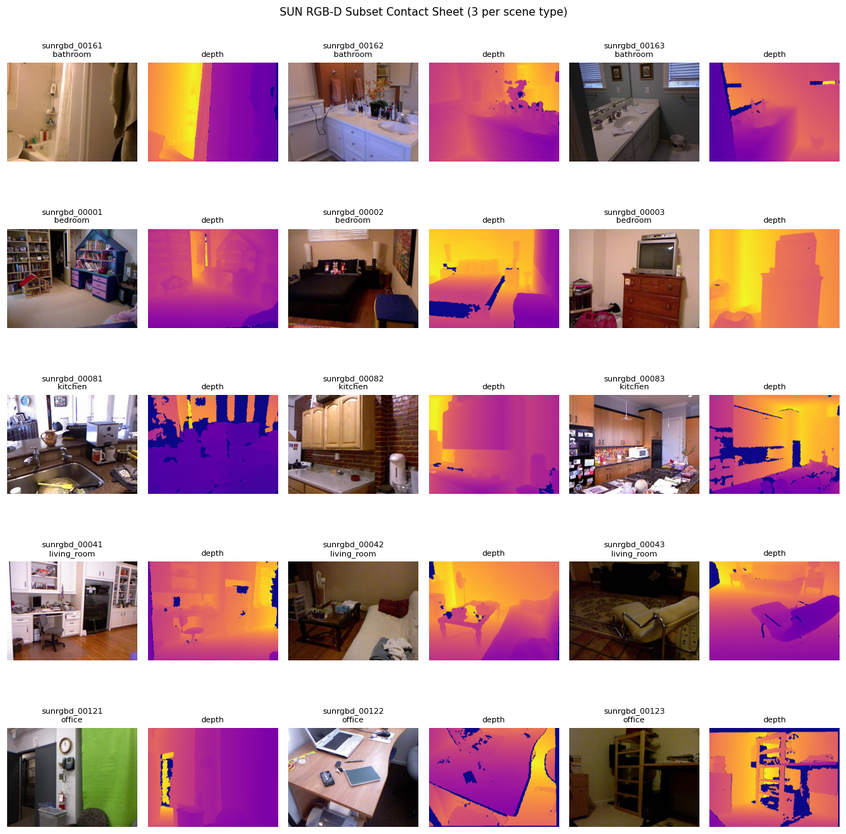
#> input picture examples/phase1/sunrgbd_contact_sheet.png, 846 x 834 px, shrunk from 1189 x 1172 before the run
$ python -i controlSignals.py   (imports and definitions only)
#> lines starting #> are read from the running program, lines starting #| are printed output that depends on the picture
#> further down, picture is the input picture: PIL image 846x834 RGBA; mean R, G, B, A 195.6, 160.7, 166.8, 255
"""Control signal extraction for ControlNet conditioning.

Both functions return a 3-channel RGB PIL Image suitable for passing
to StableDiffusionControlNetPipeline as the conditioning image.

cv2 (opencv-python) and numpy are imported lazily so this module can be
imported in environments where cv2 is unavailable (though cv2 must be
present when extractCanny is *called*).
"""

from __future__ import annotations

from PIL import Image


def extractDepth(image: Image.Image) -> Image.Image:
    """Return a depth-conditioned RGB image for ControlNet.

    Accepts a grayscale depth map (from SUN RGB-D) or an RGB image.
    For grayscale input the pixel values are normalized to 0-255 and
    tiled into 3 channels.  For RGB input luminance is used as a depth
    proxy — this is a lightweight fallback when no real depth channel is
    available.
    """
    import numpy as np

    arr = np.array(image)

    if arr.ndim == 2:
        # Grayscale / raw depth channel — normalize to [0, 255]
        arr_min = float(arr.min())
        arr_max = float(arr.max())
        if arr_max > arr_min:
            normalized = (
                (arr.astype(np.float32) - arr_min) / (arr_max - arr_min) * 255
            ).astype(np.uint8)
        else:
            normalized = np.zeros_like(arr, dtype=np.uint8)
        rgb = np.stack([normalized, normalized, normalized], axis=-1)
    else:
        # RGB — use mean luminance as a depth proxy
        gray = np.mean(arr[:, :, :3].astype(np.float32), axis=-1).astype(np.uint8)
        rgb = np.stack([gray, gray, gray], axis=-1)

    return Image.fromarray(rgb)


def extractCanny(image: Image.Image, lo: int = 100, hi: int = 200) -> Image.Image:
    """Return a Canny edge map from *image* for ControlNet conditioning.

    *lo* and *hi* are the lower and upper Canny thresholds passed to
    cv2.Canny.  The result is a 3-channel RGB image (edges are white,
    background is black) matching ControlNet's expected input format.
    """
#> called with lo = 100, hi = 200
    import cv2  # type: ignore[import-not-found]
    import numpy as np

    arr = np.array(image.convert("RGB"))
    gray = cv2.cvtColor(arr, cv2.COLOR_RGB2GRAY)
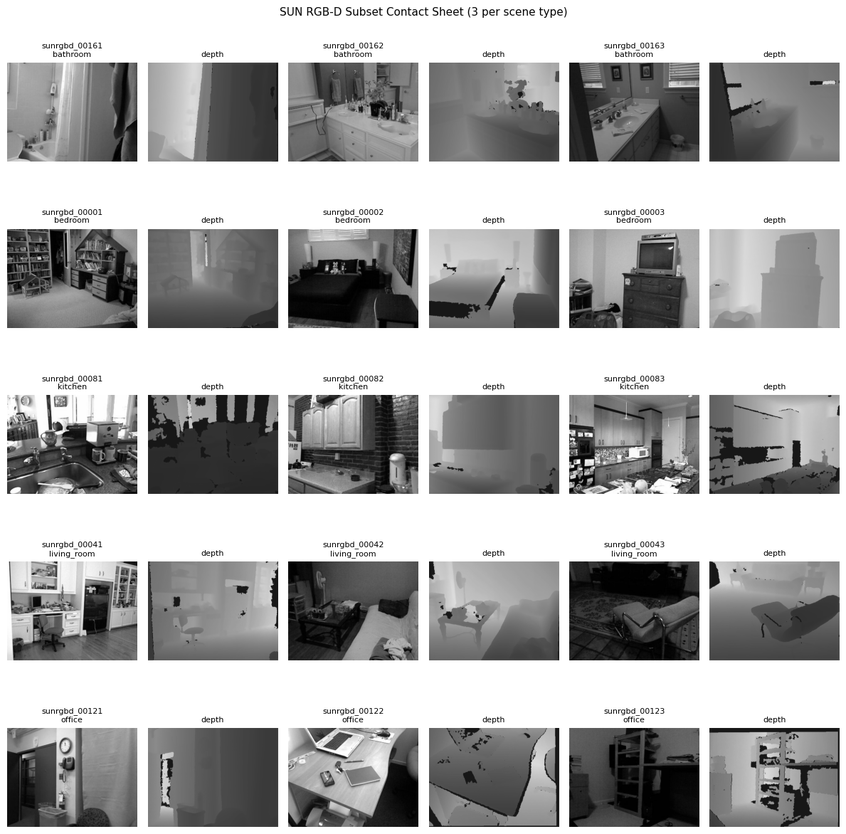
#> gray: shape (834, 846); min 0, max 255, mean 171.8
    edges = cv2.Canny(gray, lo, hi)
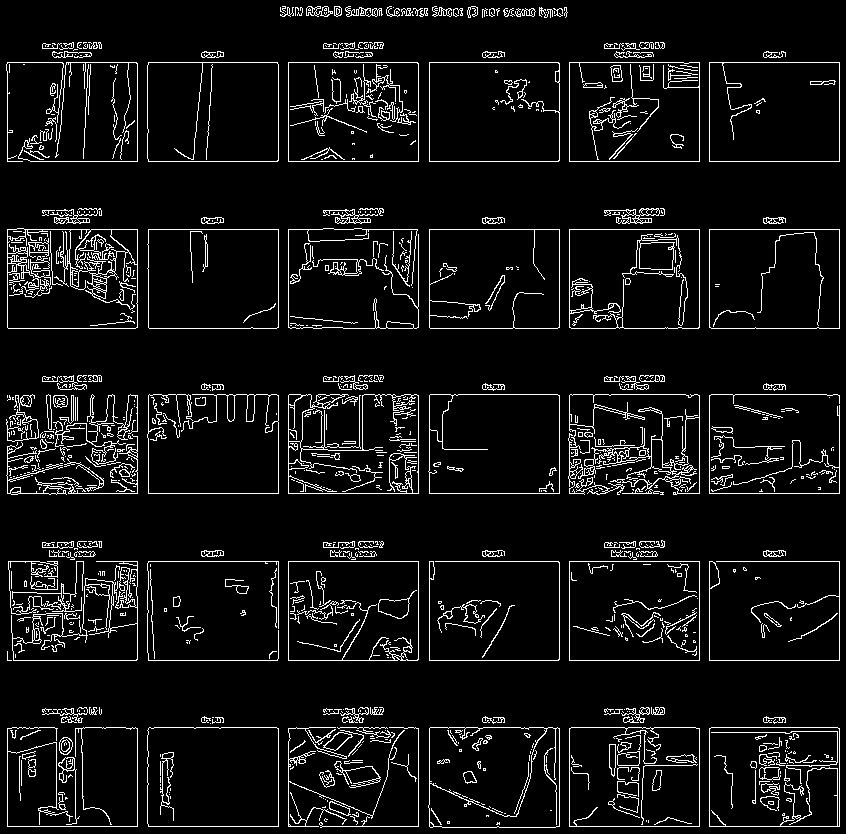
#> edges: shape (834, 846); 7% white in thin lines or dots
    rgb_edges = np.stack([edges, edges, edges], axis=-1)
#> rgb_edges: shape (834, 846, 3); 7% white in thin lines or dots
    return Image.fromarray(rgb_edges)

>>> from PIL import Image
>>> picture = Image.open('../../examples/phase1/sunrgbd_contact_sheet.png')
>>> result = extractCanny(picture)

$ run again, on examples/phase1/sunrgbd_sample_grid.png
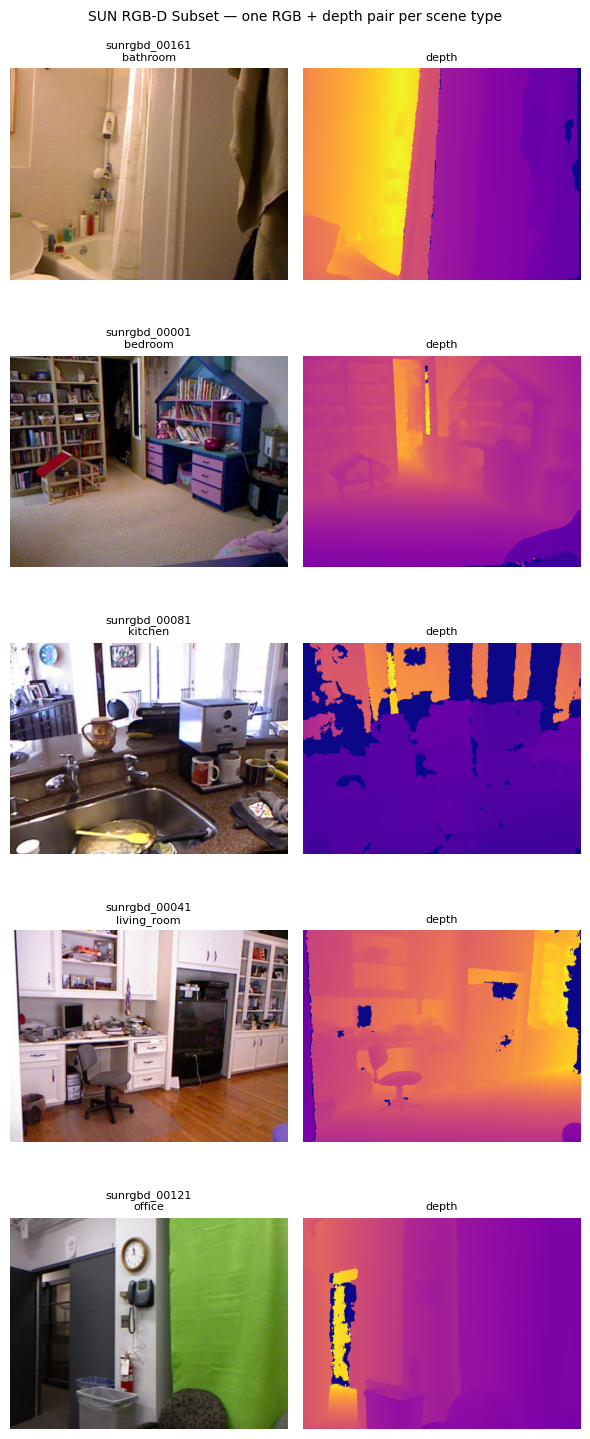
#> input picture examples/phase1/sunrgbd_sample_grid.png, 590 x 1439 px
#> picture is the input picture: PIL image 590x1439 RGBA; mean R, G, B, A 179.4, 137.2, 155.7, 255
#> in extractCanny, `gray = cv2.cvtColor(arr, cv2.COLOR_RGB2GRAY)`:
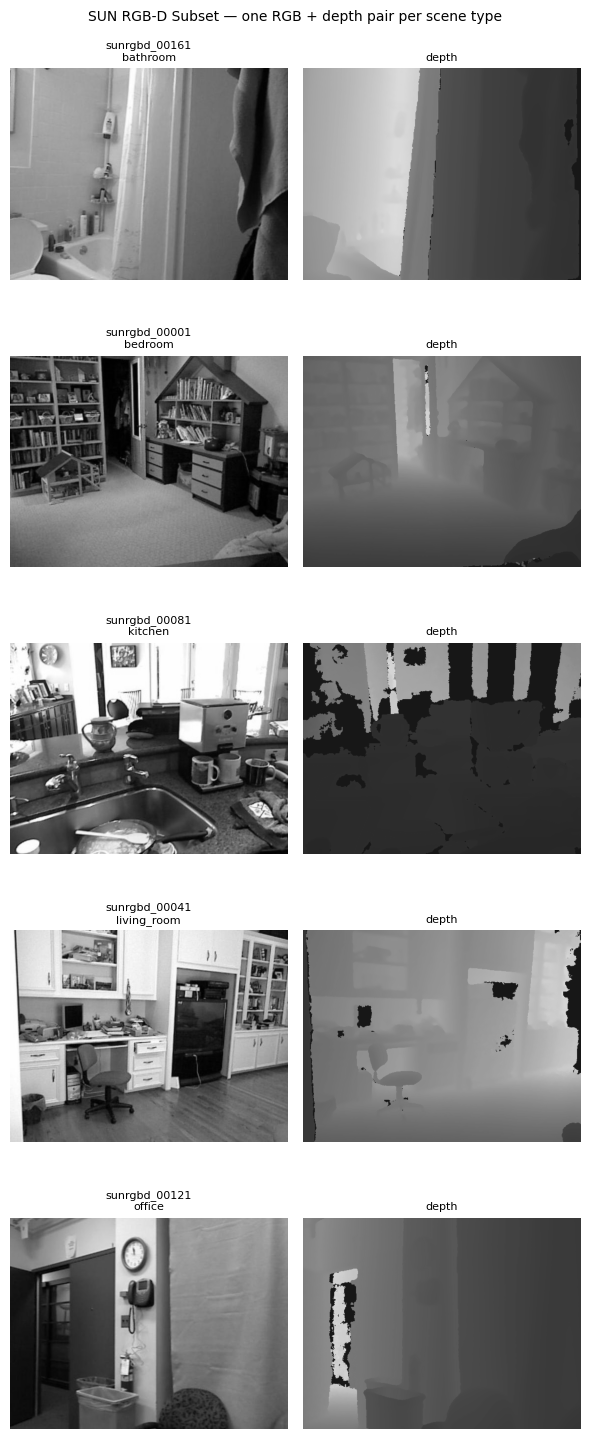
#> gray: shape (1439, 590); min 0, max 255, mean 151.9
#> in extractCanny, `edges = cv2.Canny(gray, lo, hi)`:
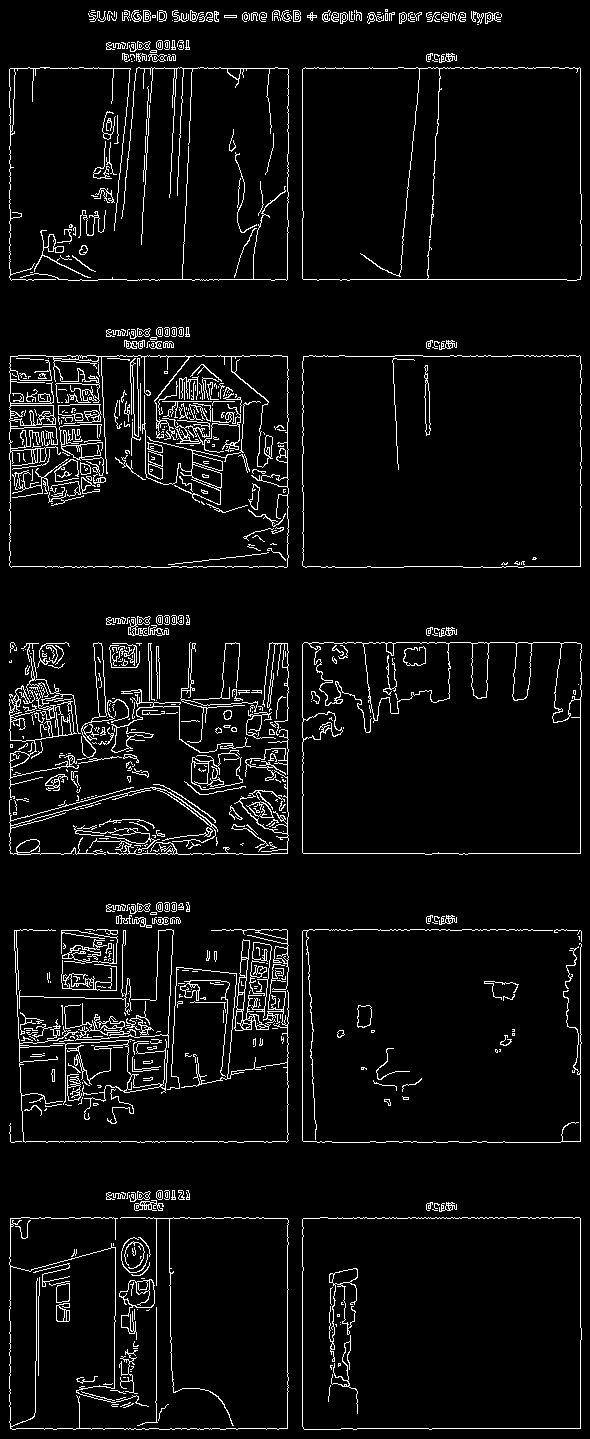
#> edges: shape (1439, 590); 5.4% white in thin lines or dots
#> rgb_edges: shape (1439, 590, 3); 5.4% white in thin lines or dots
